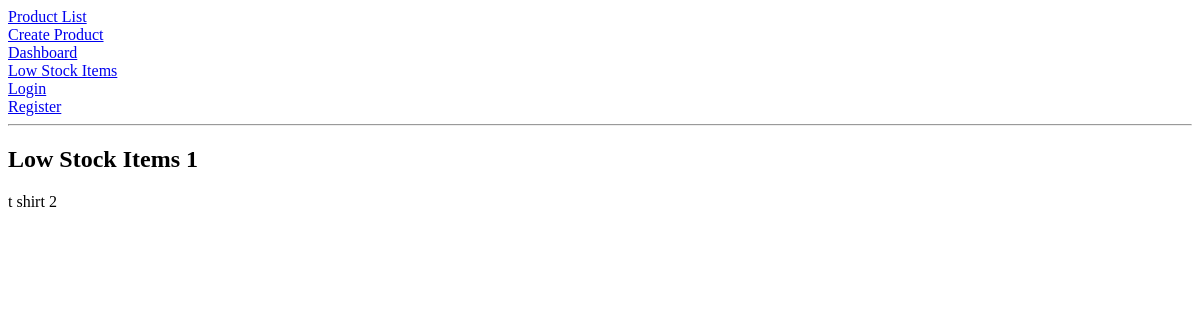
Before: /Student/lowstock/ with the older database file.
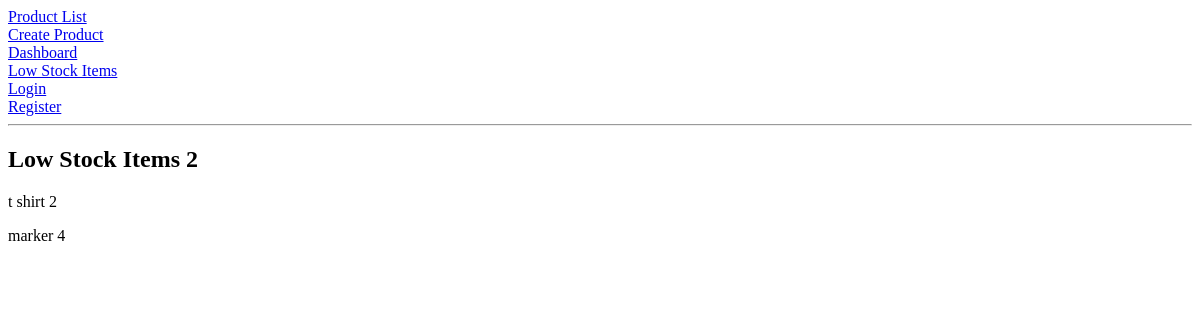
After: the same page with the newer database file.
### Student/models.py (models this page shows, shortened)
class Products(models.Model):
    name = models.CharField(max_length=70)
    quantity = models.IntegerField()
    category = models.CharField(max_length=30)

### Student/views.py (the view)
# urls.py: path('lowstock/', LowStockView.as_view(), name='low_stock'),
class LowStockView(View):
    model = Products
    template_name = 'Student/product_low_stock.html'
    context_object_name = 'products'
    def get_queryset(self):
        return Products.objects.filter(quantity__lt=5)
    def get(self, request):
        products = self.get_queryset()
        return render(request, self.template_name, {self.context_object_name: products})

### Student/templates/student/product_low_stock.html
{% extends "Student/parent.html" %}
{% block content %}
<h2>Low Stock Items {{products.count}} </h2>
{% for product in products %}
    <p>{{ product.name }} {{ product.quantity }}</p>
{% empty %}
    <p>No low stock items</p>
{% endfor %}
{% endblock %}

Changed rows visible on the page:
now on this page (row edited): Products: name "marker", quantity "4"
Other visible differences:
{{ products.count }}: "1" → "2"
